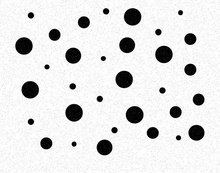
%> input picture RandomDisks-P10.jpg, 220 x 173 px, shrunk from 808 x 636 before the run
$ octave test1.m   (GNU Octave 9; MATLAB toolbox functions it lacks are replaced by stand-ins)
%> lines starting %> are read from the running program, lines starting %| are printed output that depends on the picture; in (x1, y1, x2, y2) boxes, pixels count from 0 and x2, y2 are one past the last pixel; in counts of white or black regions, pixels touching at a corner belong together; the program's own positions count from 1
%> further down, f is the input picture: size 173x220x3 uint8; min 0, max 255, mean 225.6
### threshold_lma.m
%%%%%%%%%%%%%  Function threshold_lma %%%%%%%%%%%%%%%%%%%%%%%%%%%%%%%%%%%%
% Purpose:
%      Compute a thresholded image of an original image
%
% Input Variables:
%      f       MxN input 2D gray-scale image to be filtered
%
% Returned Results:
%     f1       new image cantaining the thresholded results
%
% Processing Flow:
%      1.  finding the size of the image
%      2.  For each valid pixel,check the gray level. If the pixel are
%      greater than 127 then set them to 255 and all below them to 0 value.
%      3.  Make all values of 255 to 1 and all 0 to 0.
%
%  Restrictions/Notes:
%      This function takes a binary image as input.
%
%  The following functions are called:
%      none
%
%  Author:      Mandar Parab, Amogh Adishesha and Lyuzhou Zhuang
%  Date:        28/01/2017
%%%%%%%%%%%%%%%%%%%%%%%%%%%%%%%%%%%%%%%%%%%%%%%%%%%%%%%%%%%%%%%%%%%%%%%

function [ f1 ] = threshold_lma( f )
[M, N] = size(f);
%> M = 173; N = 220
for x = 1 : M
    for y = 1 : N
        if f(x,y) > 127
            f1(x,y) = max(f(x,y),255);
        else
            f1(x,y) = 0;
        end
    end
end
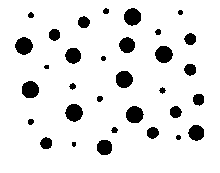
%> f1: size 173x220 uint8; 90.4% white; 32 black regions (2 under 20 px), largest, box (x1, y1, x2, y2) and area: (65, 104, 83, 122) 241, (15, 37, 33, 55) 240, (126, 106, 144, 123) 237
f1=f1>1;
end

### erosion.m
%%%%%%%%%%%%%  Function erosion %%%%%%%%%%%%%%%%%%%%%%%%%%%%%%%%%%%%
% Purpose:
%      Compute a eroded image of an original image
%
% Input Variables:
%      s       mXn input 2D gray-scale image to be filtered
%      sof     size of filter
%
% Returned Results:
%     temp     new eroded image
%
% Processing Flow:
%      1.  finding the size of the filter,if unspecified then use 3X3.
%      2.  Place the centre of filter on the image and count the number of
%       ones in that particular structure.
%      3.  If the number of ones is greater than 0 of filter then return 1
%       (white) at the centre else return 0(black).
%
%  Restrictions/Notes:
%      This function takes a binary as input. The image is not padded
%       by zeros at the boundary.
%
%  The following functions are called:
%      none
%
%  Author:      Mandar Parab, Amogh Adishesha and Lyuzhou Zhuang
%  Date:        28/01/2017
%%%%%%%%%%%%%%%%%%%%%%%%%%%%%%%%%%%%%%%%%%%%%%%%%%%%%%%%%%%%%%%%%%%%%%%
function [ temp ] = erosion( s,sof )
%> called with sof = 6
if nargin == 1
        sof = 3;
    end

rew= round(sof/2);
rew1=rew-1;
[m, n]=size(s);
%> m = 173; n = 220
temp= zeros(m,n);
% Place the filter such that the center of the filter is offsetted from the
% edge of the image by (sof)/2
   for i=rew:(m-rew)
       for j= rew:(n-rew)
           count=0;
           for p=i-rew1:i+rew1
               for q= j-rew1: j+rew1
                   count=count + s(p,q);
               end
           end

           if count > 0
               temp (i,j)= 1;  %%set white
           else
               temp(i,j)=0;
           end
       end
   end
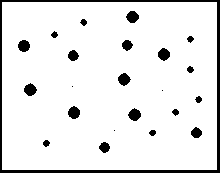
%> temp: size 173x220 double; values 0 (black) and 1 (white), 91.2% white; 23 black regions (3 under 20 px), largest, box (x1, y1, x2, y2) and area: (0, 0, 220, 173) 1940, (24, 83, 37, 96) 116, (68, 106, 80, 119) 116

end

### dilation.m
%%%%%%%%%%%%%  Function dilation %%%%%%%%%%%%%%%%%%%%%%%%%%%%%%%%%%%%
% Purpose:
%      Compute a dilated image of an original image
%
% Input Variables:
%      s       mXn input 2D gray-scale image to be filtered
%      sof     size of filter
%
% Returned Results:
%     temp     new dilated image
%
% Processing Flow:
%      1.  finding the size of the filter,if unspecified then use 3X3.
%      2.  Place the centre of filter on the image and count the number of
%       ones in that particular structure.
%      3.  If the number of ones is less than (sof*sof) of filter
%       then return 0 (black) at the centre else return 1(white).
%
%  Restrictions/Notes:
%      This function takes a binary image as input. The image is not padded
%       by zeros at the boundary.
%
%  The following functions are called:
%      none
%
%  Author:      Mandar Parab, Amogh Adishesha and Lyuzhou Zhuang
%  Date:        28/01/2017
%%%%%%%%%%%%%%%%%%%%%%%%%%%%%%%%%%%%%%%%%%%%%%%%%%%%%%%%%%%%%%%%%%%%%%%
function [ temp ] = dilation( s,sof )
%> called with sof = 6
if nargin == 1
        sof = 3;
    end

rew= round(sof/2);
rew1=rew-1;
[m, n]=size(s);
%> m = 173; n = 220
temp= zeros(m,n);
% Place the filter such that the center of the filter is offsetted from the
% edge of the image by (sof)/2
   for i=rew:(m-rew)
       for j= rew:(n-rew)
           count=0;
           for p=i-rew1:i+rew1
               for q= j-rew1: j+rew1
                   count=count + s(p,q);
               end
           end

           if count < (sof*sof)
               temp (i,j)= 0;  %% set black
           else
               temp(i,j)=1;
           end
       end
   end
%> temp: size 173x220 double; every value is 0

end

### close_lma.m
%%%%%%%%%%%%%  Function close_lma %%%%%%%%%%%%%%%%%%%%%%%%%%%%%%%%%%%%
% Purpose:
%      Compute a close operated image of an original image
%
% Input Variables:
%      f2     mXn input 2D gray-scale image to be filtered
%      sf     size of filter
%
% Returned Results:
%     X     new image after closing operation
%
% Processing Flow:
%      1.  finding the size of the filter,if unspecified then use 3X3.
%      2.  Dilate the image using dilation function.
%      3.  Erode the image using erosion function
%
%  Restrictions/Notes:
%      This function takes a binary image as input.
%
%  The following functions are called:
%      dilation.m  to dilate the image
%      erosion.m   to erode the image
%
%  Author:      Mandar Parab, Amogh Adishesha and Lyuzhou Zhuang
%  Date:        28/01/2017
%%%%%%%%%%%%%%%%%%%%%%%%%%%%%%%%%%%%%%%%%%%%%%%%%%%%%%%%%%%%%%%%%%%%%%%

function [ X ] = close_lma( f2,sf )

if nargin == 1
        sf = 3;
end

X=erosion(dilation(f2,sf));

end

### test1.m
clc;clear all;clear;      % Clear out all memory

% 1) Read in image "RandomDisks-P10.jpg" into array "f", get 2D dimensions,
%  and display it on the screen
% "RandomDisks-P10.jpg" is needed in the directory of this .m file

f=imread('RandomDisks-P10.jpg');
f=rgb2gray(f);
disp('read input image and convert to 2-D image')
figure;imshow(f);title('input image');

%%  2) thresholding to 0 and 1
f1=threshold_lma(f);
disp('thresholded image')
% figure;imshow(f1);title('thresholded image');
% imwrite(f1,'thresholded_image.jpg')
% % use the below code for finding output of hit and miss without removing
% % salt and pepper noise. Note for using this please comment out part 3)
% % of the program.
% X=f1;figure;imshow(X);title('uncleaned main image');

f2=erosion(f1,6);
f3=close_lma(f2,6);
figure;imshow(f2)
figure;imshow(f3)
